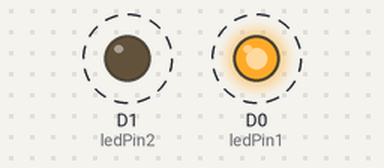
Bench run of a sketch on a simulated ESP8266 (NodeMCU). On the bench: output pins drawn as LEDs (lit = HIGH). Dashed ring = blinking.

Above: at 0.5 s.
Timing chart, 0 to 4.6 s (numbered marks = the images above):
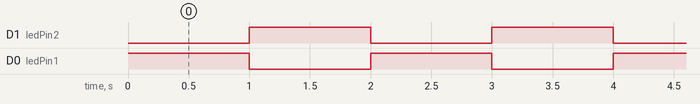

Measured:
- by itself, D1 (ledPin2), D0 (ledPin1): alternates HIGH for 1.0 s and LOW for 1.0 s

The sketch:

led1andled2.ino
```cpp
//Program the LED’s to alternate blinks
//i.e. when LED 1 turns on, LED 2 turns off, then when LED 2 turns on, LED 1 turns off

int ledPin1 = D0;
int ledPin2 = D1;

void setup() {
  pinMode(ledPin1, OUTPUT);
  pinMode(ledPin2, OUTPUT);
}

void loop(){

  digitalWrite(ledPin1, HIGH);
  digitalWrite(ledPin2, LOW);
  delay(1000);

  digitalWrite(ledPin1, LOW);
  digitalWrite(ledPin2, HIGH);
  delay(1000);
}
```

photoresistor.ino
```cpp

```
